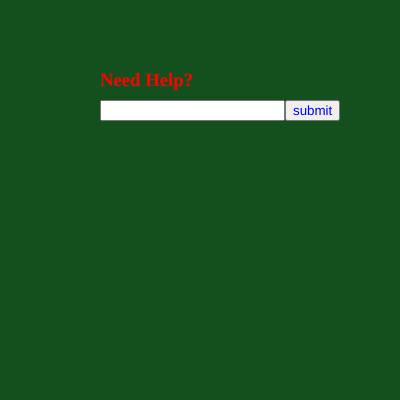
Frame 1 (no input)
Frame 60 (no input): identical to frame 1, image omitted
Frame 120 (the mouse pressed at the canvas centre since frame 60): identical to frame 1, image omitted

The p5.js sketch that drew this single still picture (run headless with seeded random() and noise() and a simulated clock; from frame 60 on, the mouse is pressed at the canvas centre):

// p5.js sketch
// ── sketch.js
let input;
let submitButton;
let greeting;
let question;
let listQuestions = [];

function setup() {
  createCanvas(400, 400);
  // input box
  input = createInput();
  input.position(100, 100);
  submitButton = createButton('submit');
  // put the submit button next to the input box
  submitButton.position(input.x + input.width, input.y);
  submitButton.mousePressed(askSomething);
  submitButton.style('color','blue')
  // create a level 2 heading
  greeting = createElement('h3', 'Need Help?');
  greeting.style('color', 'red');
  // put the heading above the input box
  greeting.position(input.x, input.y - 50);
  
}

function askSomething() {
  question = input.value();
  input.value(''); // reset input value to an empty string
  listQuestions.push(question);

}

function draw(){
  background(20,80,30);
  for (x = 0; x < listQuestions.length; x++){
    text(listQuestions[x], 20, 180 + x * 20);
  }
}
